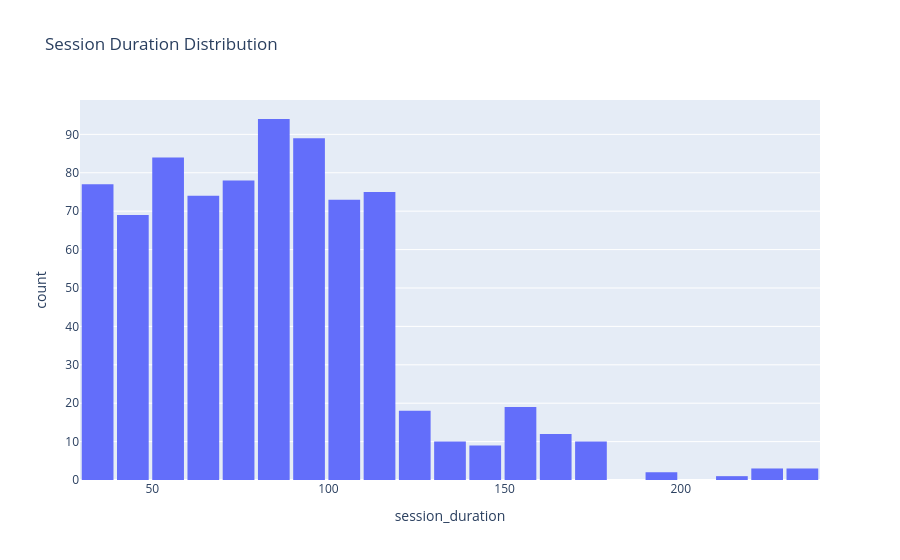

The cell this chart's notebook holds for it:
### Markdown cell above
## Visualizing Trends in the data and defining normal behaviour

### Code cell
fig = px.histogram(
    grouped_df,
    x="session_duration",
    nbins=40,
    title="Session Duration Distribution",
    hover_data=["session_id", "role"]
)

fig.update_layout(bargap=0.1)
fig.show()

### Figure 1 — Plotly figure (JSON) as saved in the notebook; plotly's stock layout.template omitted (floating-point values rounded to 4 significant figures; data arrays with more than 128 entries replaced by an {"elided": "..."} marker saying what was removed)
{"data": [{"bingroup": "x", "hovertemplate": "session_duration=%{x}<br>count=%{y}<extra></extra>", "legendgroup": "", "marker": {"color": "#636efa", "pattern": {"shape": ""}}, "name": "", "nbinsx": 40, "orientation": "v", "showlegend": false, "type": "histogram", "x": {"elided": "800 float values"}, "xaxis": "x", "yaxis": "y"}], "layout": {"bargap": 0.1, "barmode": "relative", "legend": {"tracegroupgap": 0}, "title": {"text": "Session Duration Distribution"}, "xaxis": {"anchor": "y", "domain": [0, 1], "title": {"text": "session_duration"}}, "yaxis": {"anchor": "x", "domain": [0, 1], "title": {"text": "count"}}}}
